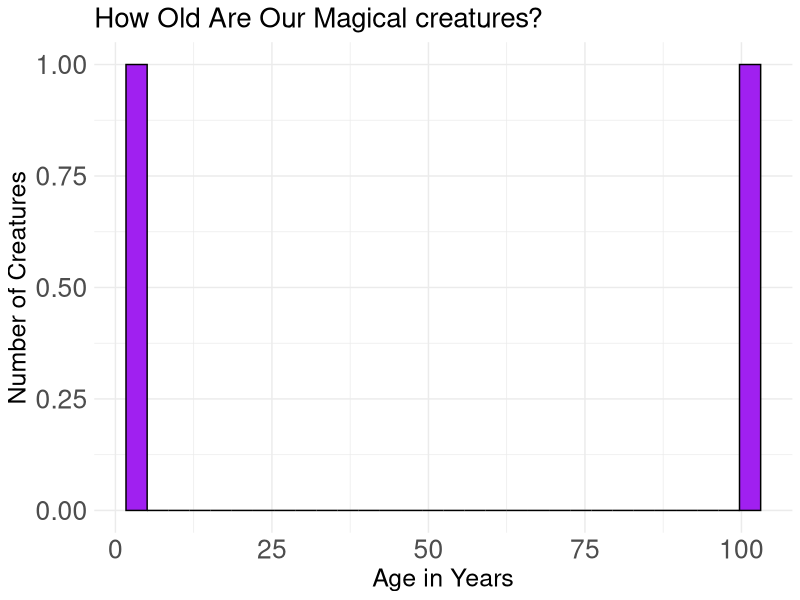
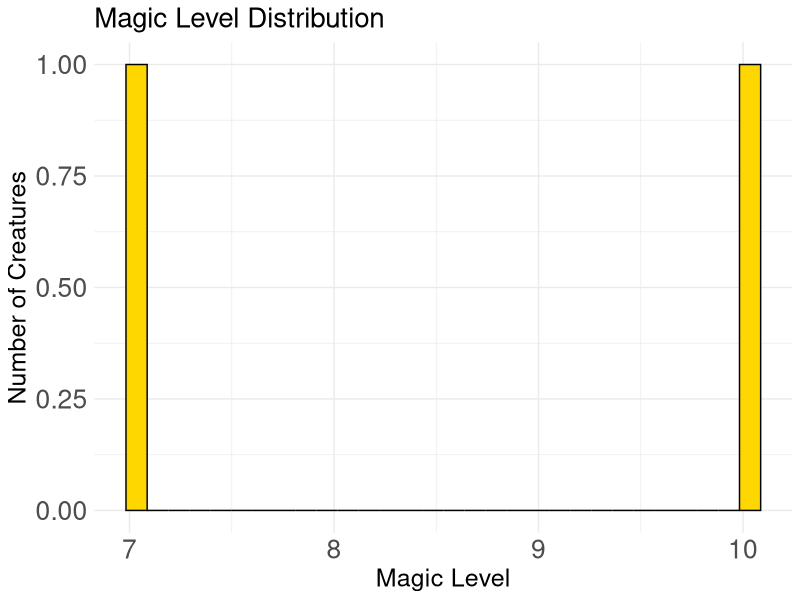
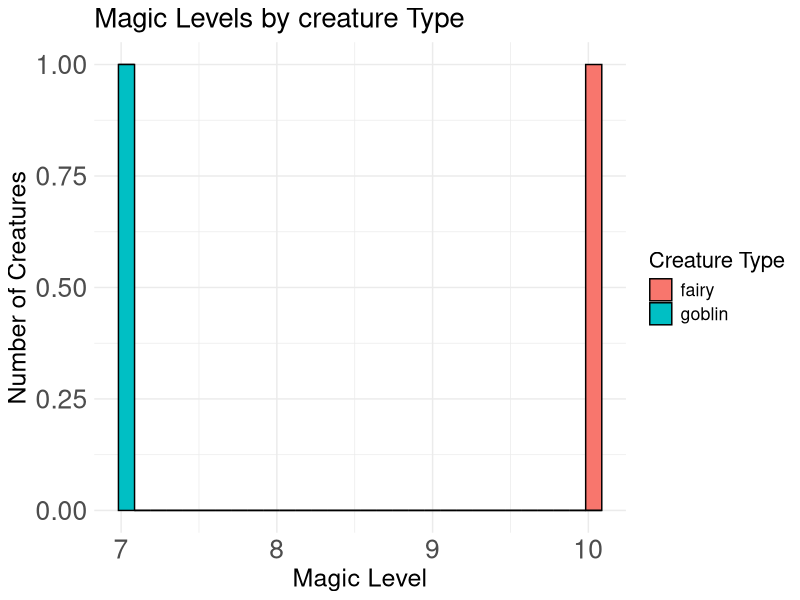

Generate these figures, in order, with R:
## ---- chunk 1
Sys.setlocale("LC_CTYPE", "en_US.UTF-8")
## ---- chunk 2
library(ggplot2)  # Our plotting magic toolbox
library(dplyr)
creature_data <- read.csv("../datasets/creatures.csv")

print("🎨 Ready to paint with creature data!")
## ---- chunk 3
# Let's look at the ages of our creatures
print("🔍 Let's explore creature ages:")
print(creature_data$creature_age)
## ---- chunk 4
# Show the distribution of creature ages
age_histogram <- ggplot(creature_data, aes(x = creature_age)) +
  geom_histogram(fill = "purple", color = "black") +
  labs(title = "How Old Are Our Magical creatures?",
       x = "Age in Years",
       y = "Number of Creatures")+
  theme_minimal() +
  theme(text = element_text(size = 16),
        plot.title = element_text(size = 20),
        axis.title = element_text(size = 18),
        axis.text = element_text(size = 19))

print(age_histogram)
## ---- chunk 5
# Look at magic levels
magic_histogram <- ggplot(creature_data, aes(x = magic_power)) +
  geom_histogram(fill = "gold", color = "black") +
  labs(title = "Magic Level Distribution",
       x = "Magic Level",
       y = "Number of Creatures")+
  theme_minimal() +
  theme(text = element_text(size = 16),
        plot.title = element_text(size = 20),
        axis.title = element_text(size = 18),
        axis.text = element_text(size = 19))

print(magic_histogram)
## ---- chunk 6
# Different colors for different creature types
colorful_histogram <- ggplot(creature_data, aes(x = magic_power, fill = creature_type)) +
  geom_histogram(color = "black") +
  labs(title = "Magic Levels by creature Type",
       x = "Magic Level",
       y = "Number of Creatures",
       fill = "Creature Type")+
  theme_minimal() +
  theme(text = element_text(size = 16),
        plot.title = element_text(size = 20),
        axis.title = element_text(size = 18),
        axis.text = element_text(size = 19))

print(colorful_histogram)
